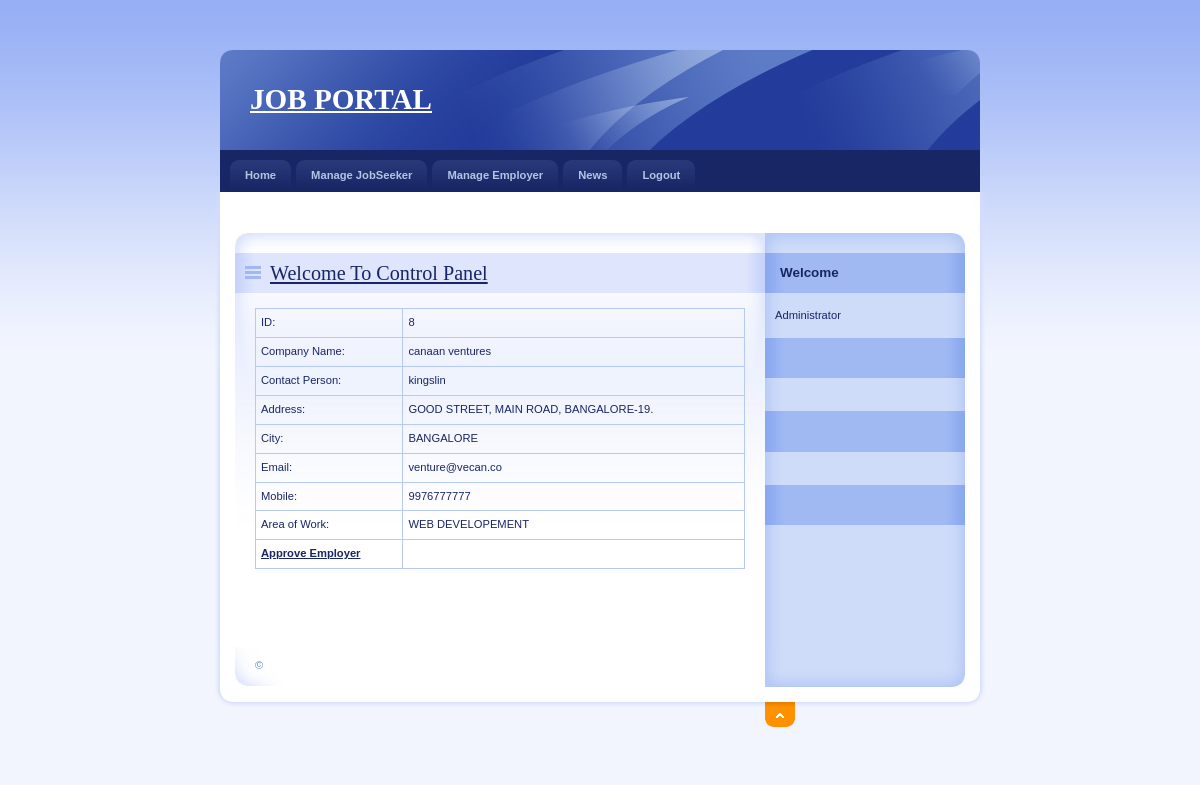
Page /Admin/DetailEmp.php?EmpId=8 on the committed database.
### tables this page shows
CREATE TABLE `employer_reg` (
  `EmployerId` int(11) NOT NULL,
  `CompanyName` varchar(20) NOT NULL,
  `ContactPerson` varchar(20) NOT NULL,
  `Address` varchar(100) NOT NULL,
  `City` varchar(20) NOT NULL,
  `Email` varchar(40) NOT NULL,
  `Mobile` bigint(20) NOT NULL,
  `Area_Work` varchar(40) NOT NULL,
  `Status` varchar(10) NOT NULL,
  `UserName` varchar(20) NOT NULL,
  `Password` varchar(20) NOT NULL,
  `Question` varchar(100) NOT NULL,
  `Answer` varchar(50) NOT NULL
);

### Admin/DetailEmp.php (the view, shortened to what this page needs)
<!DOCTYPE html PUBLIC "-//W3C//DTD XHTML 1.0 Strict//EN" "http://www.w3.org/TR/xhtml1/DTD/xhtml1-strict.dtd">
<html xmlns="http://www.w3.org/1999/xhtml" xml:lang="cs" lang="cs">
<head>
    <link rel="stylesheet" media="screen,projection" type="text/css" href="./css/main.css" />
    <link rel="stylesheet" media="print" type="text/css" href="./css/print.css" />
    <link rel="stylesheet" media="aural" type="text/css" href="./css/aural.css" />
</head>
<body id="www-url-cz">
<div id="main" class="box">
<?php
include "Header.php"
?>
<?php
include "menu.php"
?>
    <div id="page" class="box">
    <div id="page-in" class="box">
        <div id="strip" class="box noprint">
            <p id="breadcrumbs">&nbsp;</p>
        </div>
        <div id="content">
            <div class="article">
              <h2><span><a href="#">Welcome To Control Panel</a></span></h2>
               <?php
$ID=$_GET['EmpId'];
$con = mysql_connect("localhost","root");
$sql = "select * from Employer_Reg where EmployerId ='".$ID."'  ";
$result = mysql_query($sql,$con);
$row = mysql_fetch_array($result)
?>
                <table width="100%" border="1" cellspacing="2" cellpadding="2">
                  <tr>
                    <td>ID:</td>
                    <td><?php echo $row['EmployerId'];?></td>
                  </tr>
                  <tr>
                    <td>Company Name:</td>
                    <td><?php echo $row['CompanyName'];?></td>
                  </tr>
                  <tr>
                    <td>Contact Person:</td>
                    <td><?php echo $row['ContactPerson'];?></td>
                  </tr>
                  <tr>
                    <td>Address:</td>
                    <td><?php echo $row['Address'];?></td>
                  </tr>
                  <tr>
                    <td>City:</td>
                    <td><?php echo $row['City'];?></td>
                  </tr>
                  <tr>
                    <td>Email:</td>
                    <td><?php echo $row['Email'];?></td>
                  </tr>
                  <tr>
                    <td>Mobile:</td>
                    <td><?php echo $row['Mobile'];?></td>
                  </tr>
                  <tr>
                    <td>Area of Work:</td>
                    <td><?php echo $row['Area_Work'];?></td>
                  </tr>
                  <tr>
                    <td><strong><a href="ApprovEmp.php?EmpId=<?php echo $row['EmployerId'];?>">Approve Employer</a></strong></td>
                    <td>&nbsp;</td>
                  </tr>
                </table>
              <p class="btn-more box noprint">&nbsp;</p>
          </div>
        </div>
<?php
include "right.php"
?>
    </div>
    </div>
<?php
include "footer.php"
?>
</div>
</body>
</html>

### Admin/css/main.css (style rules this page uses)
* { min-height:1px; }
body { border:0; margin:0; padding:0; background:#F2F5FE url("../design/bg.gif") 0 0 repeat-x; font:70%/160% "verdana",sans-serif; color:#192666; _text-align:center; }
a { color:#192666; }
p { border:0; margin:15px 0; padding:0; }
div { display:block; border:0; margin:0; padding:0; }
h1, h2, h3, h4, h5 { border:0; margin:15px 0 10px 0; padding:0; font-weight:bold; }
h2 { font-size:180%; line-height:100%; font-family:"georgia",serif; font-weight:normal; }
table { display:table; border-collapse:collapse; margin:15px 0; padding:0; border:1px solid #B7CAF6; font-size:100%; }
tr { display:table-row; }
th, td { display: table-cell; border:1px solid #B7CAF6; margin:0; padding:5px; vertical-align:top; text-align:left; }
a, img, span { border:0; margin:0; padding:0; }
strong, .strong { font-weight:bold; }
.box { min-height:1px; _height:1px; }
.box:after { content:"."; display:block; line-height:0px; font-size:0px; visibility:hidden; clear:both; }
#main { width:770px; margin:50px auto 0 auto; _text-align:left; }
#page { width:770px; min-height:1px; background:#FFF url("../design/bg_page.gif") 0 0 repeat-y; _height:1px; }
#page-in { min-height:1px; padding:10px 0; background:url("../design/bg_page_in.jpg") 0 0 no-repeat; _height:1px; }
#strip { position:relative; clear:both; padding:3px 20px 10px 20px; color:#6182D1; }
#strip p { margin:0; }
#strip #breadcrumbs { width:520px; margin:0; padding:0; }
#content { float:left; width:530px; _width:550px; margin:0; padding:0 0 0 20px; }
#content .article { clear:both; margin:0; padding:20px; background:url("../design/content_article_bg.jpg") 0 0 no-repeat; }
#content .article h2 { margin:0 -20px; padding:10px; background:#DEE5FD url("../design/content_title_bg.gif") 0 0 repeat-y; color:#192666; }
#content .article h2 span { background:url("../design/ico_list.gif") 0 50% no-repeat; padding-left:25px; }
#content .article p { text-align:justify; }
#content .btn-more { margin:0 0 15px 0; padding:0; border:0; position:relative; }

### Admin/css/print.css (style rules this page uses)
body { border:0; margin:0; padding:0; font-size:12pt }
a { color:#000; text-decoration:none; }
h1, h2, h3 { page-break-after:avoid; page-break-inside:avoid; }
table { border-collapse: collapse; border-width:1px; border-style:solid; }
th, td { display:table-cell; border-width:1px; border-style:solid; }
.noprint { display:none; }

### Admin/css/aural.css (style rules this page uses)
body { voice-family:paul,male; volume:loud; speech-rate:slow; richness:90; stress:20; }
h1, h2, h3, h4, h5 { cue-before:url("ping.au"); }
p, table { pause:50ms; }
strong { pitch:medium; pitch-range:60; stress:90; richness:90; }

### rows in the picture
employer_reg: EmployerId "8", CompanyName "canaan ventures", ContactPerson "kingslin", Address "GOOD STREET, MAIN ROAD, BANGALORE-19.", City "BANGALORE", Email "venture@vecan.co", Mobile "9976777777", Area_Work "WEB DEVELOPEMENT"
